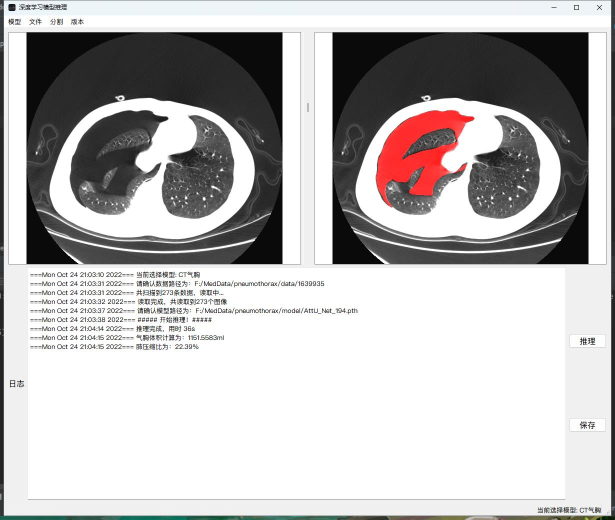
#> input picture resouces/pics/气胸推理.jpg, 1230 x 1039 px (shown at 1/2 size)
$ python -i Task076_Fluo_N3DH_SIM.py   (imports and definitions only)
#> lines starting #> are read from the running program, lines starting #| are printed output that depends on the picture; after the words box and inside, x2 and y2 are one past the last pixel; in counts of white or black regions, pixels touching at a corner belong together
#    Copyright 2020 Division of Medical Image Computing, German Cancer Research Center (DKFZ), Heidelberg, Germany
#
#    Licensed under the Apache License, Version 2.0 (the "License");
#    you may not use this file except in compliance with the License.
#    You may obtain a copy of the License at
#
#        http://www.apache.org/licenses/LICENSE-2.0
#
#    Unless required by applicable law or agreed to in writing, software
#    distributed under the License is distributed on an "AS IS" BASIS,
#    WITHOUT WARRANTIES OR CONDITIONS OF ANY KIND, either express or implied.
#    See the License for the specific language governing permissions and
#    limitations under the License.


from multiprocessing import Pool
from multiprocessing.dummy import Pool

import SimpleITK as sitk
import numpy as np
from batchgenerators.utilities.file_and_folder_operations import *
from skimage.io import imread
from skimage.io import imsave
from skimage.morphology import ball
from skimage.morphology import erosion
from skimage.transform import resize

from nnunet.paths import nnUNet_raw_data
from nnunet.paths import preprocessing_output_dir


# [123 lines left out: functions load_bmp_convert_to_nifti_borders, generate_ball, generate_border_as_suggested_by_twollmann, find_differences, prepare_task, plot_images, not called in this run]


def convert_to_tiff(nifti_image: str, output_name: str):
    npy = sitk.GetArrayFromImage(sitk.ReadImage(nifti_image))
    imsave(output_name, npy.astype(np.uint16),  compress=6)


# [33 lines left out: function convert_to_instance_seg, not called in this run]


def convert_to_instance_seg2(arr: np.ndarray, spacing: tuple = (0.2, 0.125, 0.125), small_center_threshold=30,
                             isolated_border_as_separate_instance_threshold: int = 15):
#> called with spacing = (0.2, 0.125, 0.125), small_center_threshold = 30, isolated_border_as_separate_instance_threshold = 15
    from skimage.morphology import label, dilation
    # we first identify centers that are too small and set them to be border. This should remove false positive instances
    objects = label((arr == 1).astype(int))
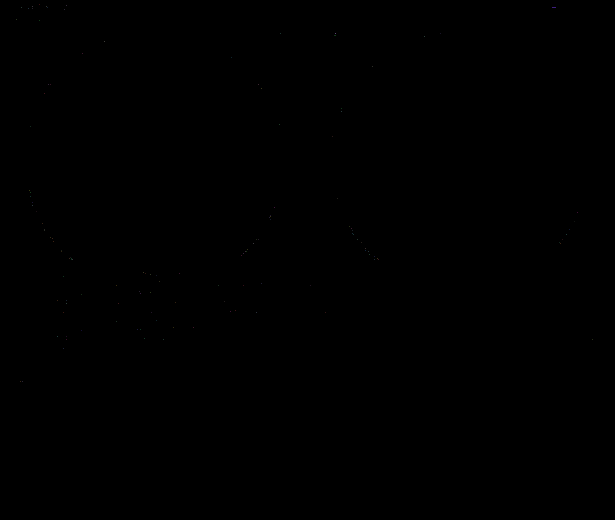
#> objects: shape (1039, 1230) int64 (shown at 1/2 size); 130 distinct labels, from 0 to 129; one colour per label, 0 black
    for o in np.unique(objects):
        if o > 0 and np.sum(objects == o) <= small_center_threshold:
            arr[objects == o] = 2
#> this loop made 130 passes

    # 1 is core, 2 is border
    objects = label((arr == 1).astype(int))
#> objects: shape (1039, 1230) int64; every value is 0
    final = np.copy(objects)
    remaining_border = arr == 2
#> remaining_border: shape (1039, 1230) bool; 0.02% white in thin lines or dots
    current = np.copy(objects)
    dilated_mm = np.array((0, 0, 0))
    spacing = np.array(spacing)

    while np.sum(remaining_border) > 0:
        strel_size = [0, 0, 0]
        maximum_dilation = max(dilated_mm)
        for i in range(3):
            if spacing[i] == min(spacing):
                strel_size[i] = 1
                continue
            if dilated_mm[i] + spacing[i] / 2 < maximum_dilation:
                strel_size[i] = 1
        ball_here = ball(1)

        if strel_size[0] == 0: ball_here = ball_here[1:2]
        if strel_size[1] == 0: ball_here = ball_here[:, 1:2]
        if strel_size[2] == 0: ball_here = ball_here[:, :, 1:2]

        #print(1)
        dilated = dilation(current, ball_here)
        diff = (current == 0) & (dilated != current)
        final[diff & remaining_border] = dilated[diff & remaining_border]
        remaining_border[diff] = 0
        current = dilated
        dilated_mm = [dilated_mm[i] + spacing[i] if strel_size[i] == 1 else dilated_mm[i] for i in range(3)]
#> this loop made 1 pass
#> (maximum_dilation, ball_here) on pass 1: (0, [[0, 1, 0], [1, 1, 1], [0, 1, 0]])

    # what can happen is that a cell is so small that the network only predicted border and no core. This cell will be
    # fused with the nearest other instance, which we don't want. Therefore we identify isolated border predictions and
    # give them a separate instance id
    # we identify isolated border predictions by checking each foreground object in arr and see whether this object
    # also contains label 1
    max_label = np.max(final)

    foreground_objects = label((arr != 0).astype(int))
    for i in np.unique(foreground_objects):
        if i > 0 and (1 not in np.unique(arr[foreground_objects==i])):
            size_of_object = np.sum(foreground_objects==i)
            if size_of_object >= isolated_border_as_separate_instance_threshold:
                final[foreground_objects == i] = max_label + 1
                max_label += 1
                #print('yeah boi')

    return final.astype(np.uint32)


# [22 lines left out: functions load_instanceseg_save, convert_all_to_instance, not called in this run]


# [26 lines not run here, left out]

    # test set was converted to instance seg with convert_all_to_instance with better=True

    # convert to tiff with convert_to_tiff

>>> import cv2
>>> picture = cv2.imread('../../resouces/pics/气胸推理.jpg', cv2.IMREAD_GRAYSCALE)
#> (the run stopped early here; a loop or call above may not have finished)

$ run again, on resouces/pics/肾肿瘤.png
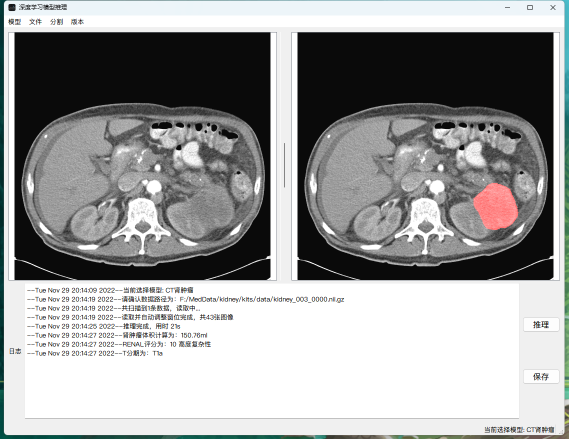
#> input picture resouces/pics/肾肿瘤.png, 1137 x 878 px (shown at 1/2 size)
#> `picture = cv2.imread('../../resouces/pics/气胸推理.jpg', cv2.IMREAD_GRAYSC..`:
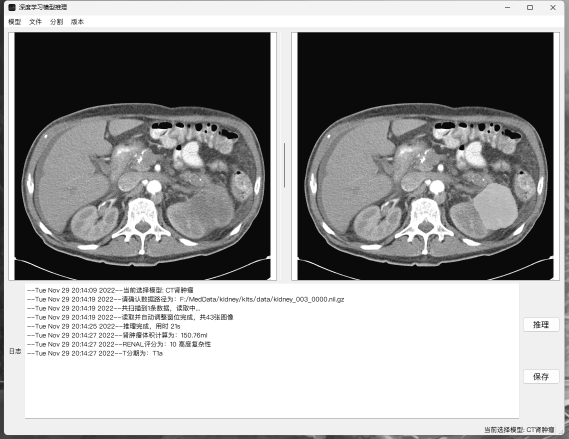
#> picture: shape (878, 1137) (shown at 1/2 size); min 0, max 255, mean 156.4
#> objects: shape (878, 1137) int64; every value is 0
#> the loop in convert_to_instance_seg2, `for o in np.unique(objects):` made 1 pass
#> remaining_border: shape (878, 1137) bool; 0% white in thin lines or dots, all inside (x1, y1, x2, y2) = (1055, 10, 1065, 20)
#> the loop in convert_to_instance_seg2, `while np.sum(remaining_border) > 0:` made 1 pass
#> (maximum_dilation, ball_here) on pass 1: (0, [[0, 1, 0], [1, 1, 1], [0, 1, 0]])
